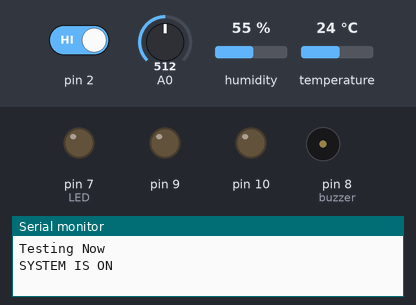
A sketch run on a simulated Arduino Uno, built with avr-gcc and run on an emulated ATmega328P. Parts: output pins drawn as LEDs (lit = HIGH), buzzer (waves = sounding, pin HIGH), the last lines printed to the serial monitor. The test bench sets the inputs (shaded band); at power-on: pin 2 HIGH, A0 = 512, humidity 55 %, temperature 24 °C.

Above: at 2.2 s.
2.3 s: pin 2 driven LOW
At 4.8 s:
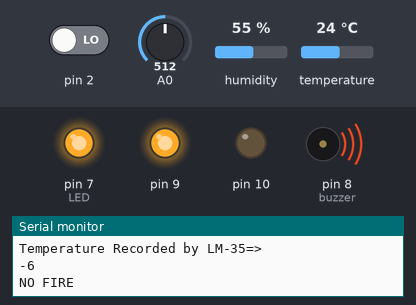
At 7.5 s:
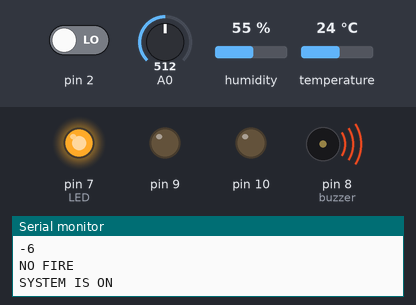
8.7 s: pin 2 driven HIGH
At 15.0 s:
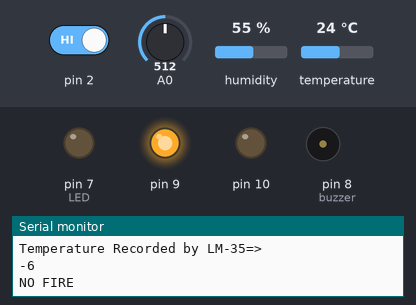
Timing chart, 0 to 26.7 s (numbered marks = the images above; inputs shaded):
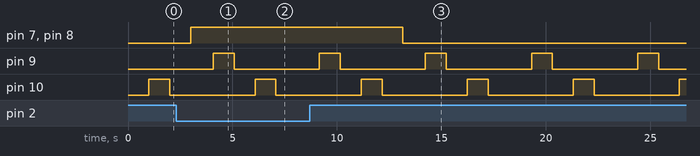

The sketch:

smart_system.ino
```cpp
#include<DHT.h>
#include<SoftwareSerial.h>
SoftwareSerial bt(0,1);
int buzzer=8;
int LED= 7;
//int flame_sensor=4;
int flame_detected;
String input;
DHT dht(4, DHT11);

void setup() {
  // put your setup code here, to run once:
  Serial.begin(9600);
  bt.begin(9600);
  dht.begin();
  pinMode(buzzer, OUTPUT);
  pinMode(LED, OUTPUT);
  pinMode(2, INPUT);
  //pinMode(A2, INPUT);
  pinMode(A0, INPUT);
  pinMode(9, OUTPUT);
  pinMode(10, OUTPUT);
  pinMode(4, INPUT);
  //Serial.begin(96000);
  Serial.println("Testing Now");
  delay(1000);

}

void loop() {
  // put your main code here, to run repeatedly:
 Serial.println("SYSTEM IS ON");
 digitalWrite(10, HIGH);
 delay(1000);
 digitalWrite(10, LOW);
 delay(1000);
 int m=0, temp=0;
m= analogRead(A0);
temp= (m*500)/1023;

  flame_detected = digitalRead(2);
  if(flame_detected!=1)
  {
    Serial.println("FLAME DETECTED!! TAKE ACTION IMMEDIATELY");
    //input=bt.readString();
    //Serial.println("FLAME DETECTED!! TAKE ACTION IMMEDIATELY");
    digitalWrite(buzzer, HIGH);
    digitalWrite(LED, HIGH);
    //delay();
    //digitalWrite(LED, LOW);
    //delay(200);
  }
  else
  {
    Serial.println("NO FLAME DETECTED!! STAY COOL!!");
    digitalWrite(buzzer, LOW);
    digitalWrite(LED, LOW);
  }
delay(1000);

Serial.println("THE TEMPERATURE MEASURED BY DHT 11 IS");
float t= dht.readTemperature();
int tem= (int) t;
Serial.println(t);
Serial.println("THE HUMIDITY MEASURED BY DHT 11  IS");
float h= dht.readHumidity();
int hum= (int) h;
Serial.println(h);
      if(temp<60)
{
  Serial.println("Temperature Recorded by LM-35=>");
  Serial.print(temp);
  Serial.println("   ");
  Serial.println("NO FIRE");
  digitalWrite(9, HIGH);
  delay(1000);
  digitalWrite(9, LOW);
  delay(1000);
}
if(temp>60)
{
  Serial.println("Temperature Recorded=>");
  Serial.print(temp);
  Serial.println("   ");
  Serial.println("FIRE");
  digitalWrite(buzzer, HIGH);
  digitalWrite(LED, HIGH);
  delay(1000);
  digitalWrite(LED, LOW);
  delay(1000);
}
}
```

Measured:
- after the input at 2.3 s, pin 7 (LED), pin 8 (buzzer): LOW → HIGH after 0.70 s
- after the input at 8.7 s, pin 7 (LED), pin 8 (buzzer): HIGH → LOW after 4.5 s
- by itself, pin 9, pin 10: alternates HIGH for 1.0 s and LOW for 4.1 s
